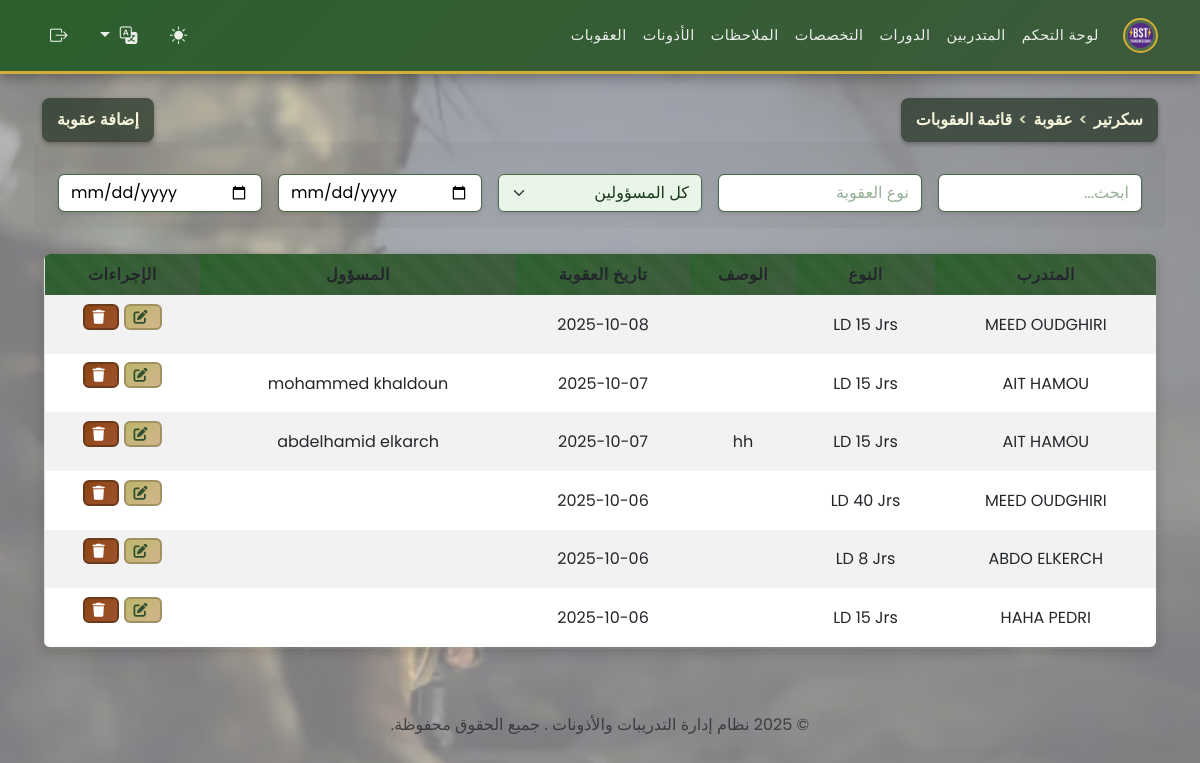
The page /secretaire/manage_sanctions.php (signed in) on the database its author committed.
### tables this page shows
CREATE TABLE `punitions` (
  `id` int(11) NOT NULL,
  `id_stagiaire` int(11) NOT NULL,
  `type` enum('samedi & dimanche','piquet','permanence','chef de poste','Garde','Corvet','LD 4 Jrs','LD 8 Jrs','LD 10 Jrs','LD 15 Jrs','LD 25 Jrs','LD 30 Jrs','LD 40 Jrs') NOT NULL,
  `description` text DEFAULT NULL,
  `date_punition` date DEFAULT curdate(),
  `auteur_id` int(11) DEFAULT NULL
);

CREATE TABLE `stagiaires` (
  `id` int(11) NOT NULL,
  `matricule` varchar(50) NOT NULL,
  `nom` varchar(100) NOT NULL,
  `prenom` varchar(100) NOT NULL,
  `date_naissance` date DEFAULT NULL,
  `adresse` text DEFAULT NULL,
  `telephone` varchar(20) DEFAULT NULL,
  `email` varchar(100) DEFAULT NULL,
  `groupe_sanguin` enum('A+','A-','B+','B-','AB+','AB-','O+','O-') DEFAULT NULL,
  `photo` varchar(255) DEFAULT NULL,
  `grade` enum('Lieutenant','Sous-Lieutenant','Adjudant Chef','Adjudant','Sergent Chef','Sergent','Caporal Chef','Caporal','2 eme Classe','1er Classe') DEFAULT NULL,
  `date_inscription` date DEFAULT curdate(),
  `id_stage` int(11) NOT NULL,
  `id_specialite` int(11) NOT NULL
);

CREATE TABLE `users` (
  `id` int(11) NOT NULL,
  `username` varchar(50) NOT NULL,
  `password` varchar(255) NOT NULL,
  `role` enum('admin','secretaire','docteur') NOT NULL,
  `nom` varchar(100) DEFAULT NULL,
  `prenom` varchar(100) DEFAULT NULL,
  `email` varchar(100) DEFAULT NULL,
  `created_at` timestamp NOT NULL DEFAULT current_timestamp()
);

### functions.php (called while the page is built, shortened)
<?php
if (isset($_GET['lang'])) {
    $lang = $_GET['lang'];
    $_SESSION['lang'] = $lang;
} elseif (isset($_SESSION['lang'])) {
    $lang = $_SESSION['lang'];
} else {
    $lang = 'fr';
    $_SESSION['lang'] = $lang;
}
$lang_file = __DIR__ . '/lang/' . $lang . '.php';
if (file_exists($lang_file)) {
    $translations = include $lang_file;
} else {
    $translations = include __DIR__ . '/lang/fr.php';
}
?>

### secretaire/manage_sanctions.php (the view, shortened to what this page needs)
<?php
require '../functions.php';
$sanctions = $pdo->query("
    SELECT pu.*, s.nom, s.prenom, u.nom AS auteur_nom, u.prenom AS auteur_prenom
    FROM punitions pu
    JOIN stagiaires s ON pu.id_stagiaire = s.id
    LEFT JOIN users u ON pu.auteur_id = u.id
    ORDER BY pu.date_punition DESC
")->fetchAll();
?>
<?php include '../templates/header.php'; ?>
<div class="d-flex justify-content-between align-items-center mb-3">
<div class="breadcrumb-header"><?php echo htmlspecialchars($translations['breadcrumb_secretaire']); ?> <span>></span> <?php echo htmlspecialchars($translations['breadcrumb_sanction']); ?> <span>></span> <?php echo htmlspecialchars($translations['breadcrumb_liste_sanctions']); ?></div>
<button class="breadcrumb-header" data-bs-toggle="modal"
    data-bs-target="#addSanctionModal"><?php echo htmlspecialchars($translations['add_sanction'] ?? 'إضافة عقوبة'); ?></button>
</div>
<div class="mb-3 row g-3 align-items-center">
    <div class="col">
        <input type="text" id="searchInput" class="form-control"
            placeholder="<?php echo htmlspecialchars($translations['search'] ?? 'ابحث...'); ?>">
    </div>
    <div class="col">
        <input type="text" id="filterType" class="form-control"
            placeholder="<?php echo htmlspecialchars($translations['sanction_type'] ?? 'نوع العقوبة'); ?>">
    </div>
    <div class="col">
        <select id="filterAuteur" class="form-select">
            <option value=""><?php echo htmlspecialchars($translations['all_responsibles'] ?? 'كل المسؤولين'); ?>
            </option>
        </select>
    </div>
    <div class="col">
        <input type="date" id="dateFrom" class="form-control"
            placeholder="<?php echo htmlspecialchars($translations['from_date'] ?? 'من تاريخ'); ?>">
    </div>
    <div class="col">
        <input type="date" id="dateTo" class="form-control"
            placeholder="<?php echo htmlspecialchars($translations['to_date'] ?? 'إلى تاريخ'); ?>">
    </div>
</div>
<table class="table table-striped table-responsive" style="border-radius: 0.5rem; overflow: hidden;">
    <thead>
        <tr>
            <th><?php echo htmlspecialchars($translations['trainee'] ?? 'المتدرب'); ?></th>
            <th><?php echo htmlspecialchars($translations['type'] ?? 'النوع'); ?></th>
            <th><?php echo htmlspecialchars($translations['description'] ?? 'الوصف'); ?></th>
            <th><?php echo htmlspecialchars($translations['sanction_date'] ?? 'تاريخ العقوبة'); ?></th>
            <th><?php echo htmlspecialchars($translations['responsible'] ?? 'المسؤول'); ?></th>
            <th><?php echo htmlspecialchars($translations['actions'] ?? 'إجراءات'); ?></th>
        </tr>
    </thead>
    <tbody id="sanctionsTableBody">
        <?php foreach ($sanctions as $sanction): ?>
            <tr data-stagiaire="<?php echo htmlspecialchars($sanction['nom'] . ' ' . $sanction['prenom']); ?>"
                data-type="<?php echo htmlspecialchars($sanction['type']); ?>"
                data-auteur="<?php echo htmlspecialchars($sanction['auteur_id'] ? $sanction['auteur_nom'] . ' ' . $sanction['auteur_prenom'] : ''); ?>"
                data-date="<?php echo $sanction['date_punition']; ?>">
                <td><?php echo htmlspecialchars($sanction['nom'] . ' ' . $sanction['prenom']); ?></td>
                <td><?php echo htmlspecialchars($sanction['type']); ?></td>
                <td><?php echo nl2br(htmlspecialchars($sanction['description'])); ?></td>
                <td><?php echo $sanction['date_punition']; ?></td>
                <td><?php echo htmlspecialchars($sanction['auteur_id'] ? $sanction['auteur_nom'] . ' ' . $sanction['auteur_prenom'] : ''); ?>
                </td>
                <td>
                    <button class="btn btn-sm btn-warning" data-bs-toggle="modal"
                        data-bs-target="#editSanctionModal<?php echo $sanction['id']; ?>"><i class="fas fa-edit"></i></button>
                    <form method="post" action="../actions/delete_sanction.php" style="display:inline-block;"
                        onsubmit="return confirm('<?php echo htmlspecialchars($translations['confirm_delete_sanction']); ?>');">
                        <button type="submit"
                            class="btn btn-sm btn-danger"><i class="fas fa-trash"></i></button>
                    </form>
                </td>
            </tr>
        <?php endforeach; ?>
    </tbody>
</table>
<?php include '../templates/footer.php'; ?>

### rows shown on the page
punitions: id_stagiaire.prenom "MEED OUDGHIRI", type "LD 15 Jrs", date_punition "2025-10-08"
punitions: id_stagiaire.prenom "AIT HAMOU", type "LD 15 Jrs", date_punition "2025-10-07", auteur.prenom "mohammed khaldoun"
punitions: id_stagiaire.prenom "AIT HAMOU", type "LD 15 Jrs", description "hh", date_punition "2025-10-07", auteur.prenom "abdelhamid elkarch"
punitions: id_stagiaire.prenom "MEED OUDGHIRI", type "LD 40 Jrs", date_punition "2025-10-06"
punitions: id_stagiaire.prenom "ABDO ELKERCH", type "LD 8 Jrs", date_punition "2025-10-06"
punitions: id_stagiaire.prenom "HAHA PEDRI", type "LD 15 Jrs", date_punition "2025-10-06"

### other values the page prints
$translations['dashboard'] "لوحة التحكم"
$translations['trainees'] "المتدربين"
$translations['stages'] "الدورات"
$translations['specialities'] "التخصصات"
$translations['notes'] "الملاحظات"
$translations['permissions'] "الأذونات"
$translations['sanctions'] "العقوبات"
$translations['breadcrumb_secretaire'] "سكرتير"
$translations['breadcrumb_sanction'] "عقوبة"
$translations['breadcrumb_liste_sanctions'] "قائمة العقوبات"
$translations['add_sanction'] "إضافة عقوبة"
$translations['trainee'] "المتدرب"
$translations['type'] "النوع"
$translations['description'] "الوصف"
$translations['sanction_date'] "تاريخ العقوبة"
